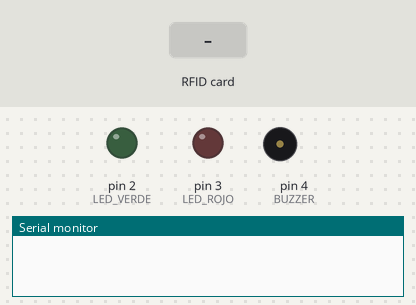
Bench run of a sketch on a simulated Arduino Uno, built with avr-gcc and run on an emulated ATmega328P. Parts: output pins drawn as LEDs (lit = HIGH), buzzer (waves = sounding), the last lines printed to the serial monitor. The inputs (shaded band) are chosen by the test bench. Pins used as bus, display or sensor lines are not drawn.

Above: at 1.2 s.
1.3 s: RFID card 43 12 D4 1C held to the reader
At 2.1 s:
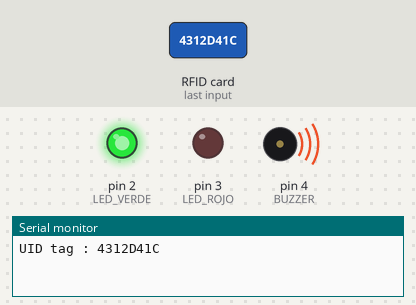
2.8 s: RFID card 5E 7A 19 C4 held to the reader
At 6.5 s:
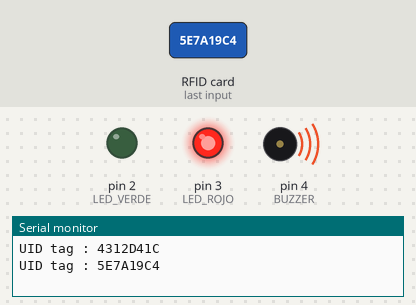
Timing chart, 0 to 8.8 s (numbered marks = the images above; inputs shaded):
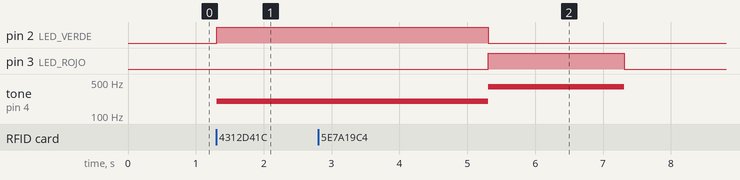

Measured:
- after the input at 1.3 s, pin 2 (LED_VERDE): LOW → HIGH at once; tone on pin 4 (BUZZER): silent → 200 Hz at once
- after the input at 2.8 s, pin 3 (LED_ROJO): LOW → HIGH after 2.5 s, → LOW 2.0 s later; tone on pin 4 (BUZZER): 200 Hz → 400 Hz after 2.5 s, → silent 2.0 s later

The sketch:

Practica4bimestre3.ino
```cpp
/*
   Fundacion Kinal
   Centro educativo tecnico laboral Kinal
   Quinto perito
   Quinto electronica
   Codigo Tecnico: EB5BV
   Curso: Taller de electronica digital y reparacion de computadoras I
   Proyecto: practica 4
   Dev: Profe. Alejandro Lopez Navas
   Fecha: 25 de julio.
*/

#include <SPI.h>
#include <MFRC522.h>

#define RST_PIN 9
#define SS_PIN 10
MFRC522 mfrc522(SS_PIN, RST_PIN);

#define LED_VERDE 2
#define LED_ROJO 3
#define BUZZER 4

void setup() {
  Serial.begin(9600);
  SPI.begin();
  mfrc522.PCD_Init();

  pinMode(LED_VERDE, OUTPUT);
  pinMode(LED_ROJO, OUTPUT);
  pinMode(BUZZER, OUTPUT);

  digitalWrite(LED_VERDE, LOW);
  digitalWrite(LED_ROJO, LOW);
  noTone(BUZZER);
}

void loop() {
  if (!mfrc522.PICC_IsNewCardPresent()) {
    return;
  }

  if (!mfrc522.PICC_ReadCardSerial()) {
    return;
  }

  String tagUID = "";
  for (byte i = 0; i < mfrc522.uid.size; i++) {
    tagUID += String(mfrc522.uid.uidByte[i] < 0x10 ? "0" : "");
    tagUID += String(mfrc522.uid.uidByte[i], HEX);
  }
  tagUID.toUpperCase();

  Serial.println("UID tag : " + tagUID);

  String registeredUID = "4312D41C";

  if (tagUID == registeredUID) {

    digitalWrite(LED_VERDE, HIGH);
    tone(BUZZER, 200);
    delay(4000); // Keep LED and buzzer active for 4 seconds
    digitalWrite(LED_VERDE, LOW);
    noTone(BUZZER);
  } else {
    digitalWrite(LED_ROJO, HIGH);
    tone(BUZZER, 400);
    delay(2000);
    digitalWrite(LED_ROJO, LOW);
    noTone(BUZZER);
  }

  mfrc522.PICC_HaltA();
  mfrc522.PCD_StopCrypto1();
}
```
